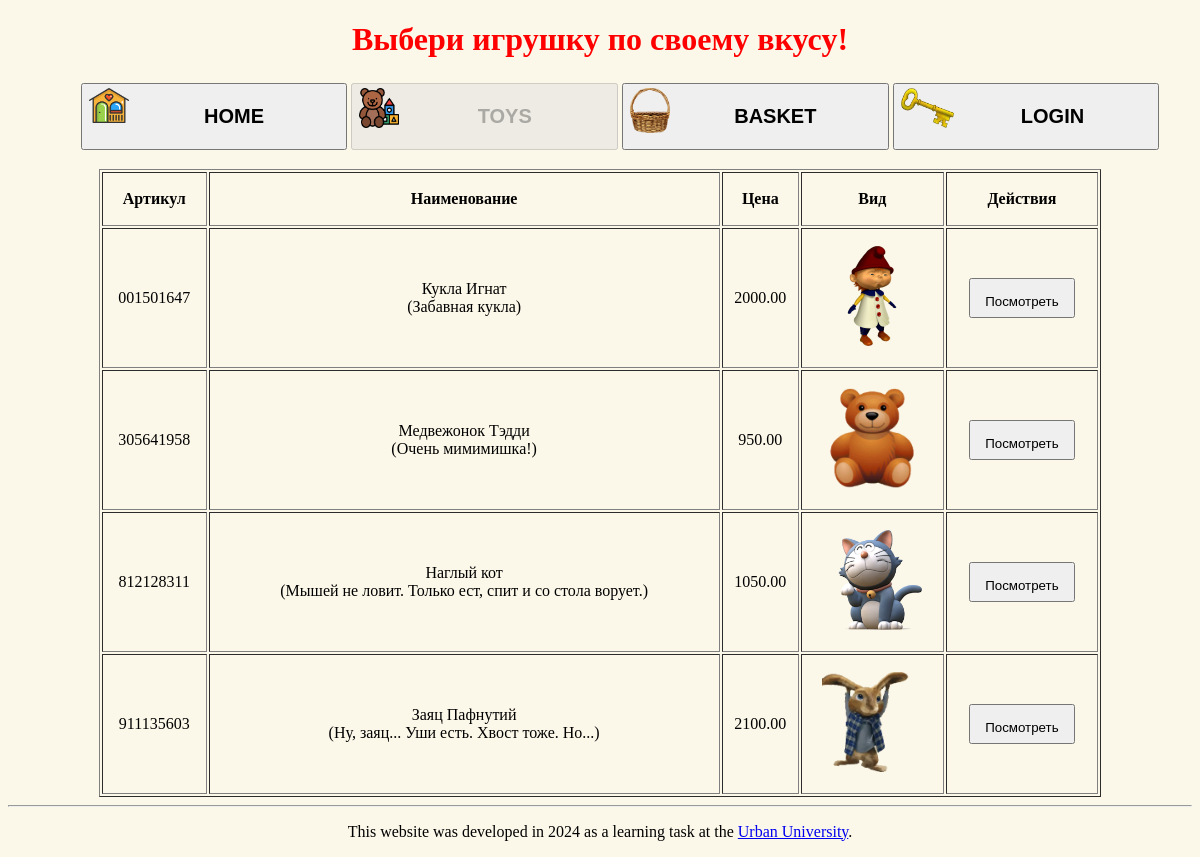
Page /toys/ on the committed database.
### toy_department/models.py (models this page shows, shortened)
class Toy(models.Model):
    title = models.CharField(max_length=100, null=False, blank=False)
    articul = models.CharField(max_length=10, null=False, blank=False)
    cost = models.DecimalField(decimal_places=2, max_digits=7, null=True)
    weight = models.DecimalField(decimal_places=2, max_digits=5, null=True)
    description = models.CharField(max_length=1024, null=True, blank=True)
    age_limited = models.BooleanField(default=False)
    in_stock = models.IntegerField()
    picture_min = models.CharField(max_length=100, null=False, blank=False, default='')
    picture_max = models.CharField(max_length=100, null=False, blank=False, default='')

### toy_department/views.py (the view)
# urls.py: path('toys/', shop_page),
def shop_page(request):
    global current_user, current_user_name
    pn = 'Выбери игрушку по своему вкусу!'
    Toys = Toy.objects.all()
    context = {'pn':pn, 'Toys':Toys, 'current_user':current_user, 'current_user_name':current_user_name}
    return render(request, 'toy_selection.html', context)

### templates/toy_selection.html (shortened to what this page needs)
{% extends 'struct.html' %}
{% load static %}
{% block pagename %}
<h1>{{ current_user_name }}{% if current_user != 0 %}!{% endif %} {{ pn }}</h1>
{% endblock %}
{% block menu %}
{{ block.super }}
{% endblock %}
{% block main %}
<table border="1" align="center" width="1002">
        <tr>
            <th>
                <p>Артикул</p>
            </th>
            <th>
                <p>Наименование</p>
            </th>
            <th>
                <p>Цена</p>
            </th>
            <th>
                <p>Вид</p>
            </th>
            <th>
                <p>Действия</p>
            </th>
        </tr>
        {% for toy in Toys %}
        <tr>
            <td>
                <p align="center">{{ toy.articul }}</p>
            </td>
            <td>
                <p align="center">{{ toy.title }}<br>({{ toy.description }})</p>
            </td>
            <td>
                <p align="center">{{ toy.cost }}</p>
            </td>
            <td>
                <p align="center"><img src = {{ toy.picture_min }}  width="100" height="100"/></p>
            </td>
            <td align="center">
                <form action='{{ toy.picture_max }} target="_blank"'>
                   <button class="btn2"><p>Посмотреть</p></button>
                </form>
            </td>
        </tr>
        {% endfor %}
    </table>
{% endblock %}

### templates/struct.html (shortened to what this page needs)
{% load static %}
<!DOCTYPE html>
<html lang="en">
<head>
	<link rel = 'stylesheet' href = '{% static "style.css" %}'>
</head>
<body>
	<pagename>
		{% block pagename %}{% endblock %}
	</pagename>
	<menu>
		{% block menu %}
		{% include 'menu.html' %}
        {% endblock %}
	</menu>
	<content>
		{% block main %}{% endblock %}
	</content>
	<footer>
		{% block footer %}
		<hr>
		<p align="center">This website was developed in 2024 as a learning task at the <a href="https://urban-university.ru/"> Urban University</a>. </p>
		{% endblock %}
	</footer>
</body>
</html>

### templates/menu.html (shortened to what this page needs)
<!DOCTYPE html>
{% load static %}
<html lang="en">
<head>
    <link rel = 'stylesheet' href = '{% static "style.css" %}'>
</head>
    <table border="0" align="center" width="1004">
        <tr>
          <td width="251"><form action="http://127.0.0.1:8000/"><button  class="btn"><img src="{% static 'Home.png' %}" width="40" height="35" align="left"><h2>HOME</h2></button></form></td>
          <td width="251"><form action="http://127.0.0.1:8000/toys/"><button {% if pn == 'Выбери игрушку по своему вкусу!' %} disabled {% endif %} class="btn"><img src="{% static 'Toys.png' %}" width="40" height="40" align="left"><h2>TOYS</h2></button></form></td>
          <td width="251"><form action="http://127.0.0.1:8000/basket/"><button {% if pn == 'Корзина' %} disabled {% endif %} class="btn"><img src="{% static 'Basket.png' %}" width="40" height="45" align="left"><h2>BASKET</h2></button></form></td>
          {% if current_user == 0 or current_user == None %}
            <td width="251"><form action="http://127.0.0.1:8000/login/"><button {% if pn == 'Мы рады Вас видеть!' %} disabled {% endif %} class="btn"><img src="{% static 'key.png' %}" width="53" height="40" align="left"><h2>LOGIN</h2></button></form></td>
          {% endif %}
        </tr>
    </table>

### static/style.css (style rules this page uses)
body { background-color: #fcf8e9; }
h1 { text-align: center; color: red; }
.btn { width: 20em; height: 5em; }
.btn2 { width: 8em; height: 3em; }

### rows in the picture
Toy: articul "001501647", title "Кукла Игнат", description "Забавная кукла", cost "2000.00", picture_min (picture)
Toy: articul "305641958", title "Медвежонок Тэдди", description "Очень мимимишка!", cost "950.00", picture_min (picture)
Toy: articul "812128311", title "Наглый кот", description "Мышей не ловит. Только ест, спит и со стола ворует.", cost "1050.00", picture_min (picture)
Toy: articul "911135603", title "Заяц Пафнутий", description "Ну, заяц... Уши есть. Хвост тоже. Но...", cost "2100.00", picture_min (picture)

### other values in the picture
{{ pn }} "Выбери игрушку по своему вкусу!"
